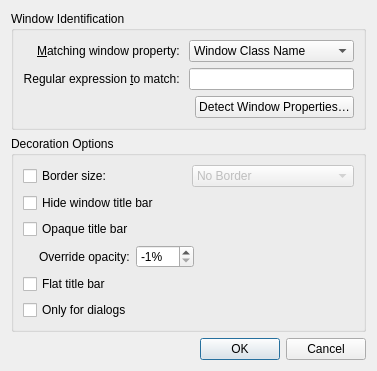
<?xml version="1.0" encoding="UTF-8"?>
<ui version="4.0">
 <class>BreezeExceptionDialog</class>
 <widget class="QDialog" name="BreezeExceptionDialog">
  <property name="geometry">
   <rect>
    <x>0</x>
    <y>0</y>
    <width>362</width>
    <height>321</height>
   </rect>
  </property>
  <property name="windowTitle">
   <string>Dialog</string>
  </property>
  <layout class="QVBoxLayout" name="verticalLayout">
   <item>
    <widget class="QGroupBox" name="groupBox">
     <property name="title">
      <string>Window Identification</string>
     </property>
     <layout class="QGridLayout" name="gridLayout_2">
      <item row="0" column="0">
       <widget class="QLabel" name="label">
        <property name="text">
         <string>&amp;Matching window property: </string>
        </property>
        <property name="alignment">
         <set>Qt::AlignRight|Qt::AlignTrailing|Qt::AlignVCenter</set>
        </property>
        <property name="buddy">
         <cstring>exceptionType</cstring>
        </property>
       </widget>
      </item>
      <item row="1" column="0">
       <widget class="QLabel" name="label_2">
        <property name="text">
         <string>Regular expression &amp;to match: </string>
        </property>
        <property name="alignment">
         <set>Qt::AlignRight|Qt::AlignTrailing|Qt::AlignVCenter</set>
        </property>
        <property name="buddy">
         <cstring>exceptionEditor</cstring>
        </property>
       </widget>
      </item>
      <item row="2" column="2">
       <widget class="QPushButton" name="detectDialogButton">
        <property name="text">
         <string>Detect Window Properties…</string>
        </property>
       </widget>
      </item>
      <item row="1" column="1" colspan="2">
       <widget class="QLineEdit" name="exceptionEditor">
        <property name="showClearButton" stdset="0">
         <bool>true</bool>
        </property>
       </widget>
      </item>
      <item row="0" column="1" colspan="2">
       <widget class="QComboBox" name="exceptionType">
        <item>
         <property name="text">
          <string>Window Class Name</string>
         </property>
        </item>
        <item>
         <property name="text">
          <string>Window Title</string>
         </property>
        </item>
       </widget>
      </item>
     </layout>
    </widget>
   </item>
   <item>
    <widget class="QGroupBox" name="groupBox_2">
     <property name="title">
      <string>Decoration Options</string>
     </property>
     <layout class="QGridLayout" name="gridLayout_3">
      <item row="0" column="0">
       <widget class="QCheckBox" name="borderSizeCheckBox">
        <property name="text">
         <string>Border size:</string>
        </property>
       </widget>
      </item>
      <item row="0" column="1">
       <widget class="QComboBox" name="borderSizeComboBox">
        <property name="enabled">
         <bool>false</bool>
        </property>
        <item>
         <property name="text">
          <string comment="@item:inlistbox Border size:">No Border</string>
         </property>
        </item>
        <item>
         <property name="text">
          <string comment="@item:inlistbox Border size:">No Side Borders</string>
         </property>
        </item>
        <item>
         <property name="text">
          <string comment="@item:inlistbox Border size:">Tiny</string>
         </property>
        </item>
        <item>
         <property name="text">
          <string comment="@item:inlistbox Border size:">Normal</string>
         </property>
        </item>
        <item>
         <property name="text">
          <string comment="@item:inlistbox Border size:">Large</string>
         </property>
        </item>
        <item>
         <property name="text">
          <string comment="@item:inlistbox Border size:">Very Large</string>
         </property>
        </item>
        <item>
         <property name="text">
          <string comment="@item:inlistbox Border size:">Huge</string>
         </property>
        </item>
        <item>
         <property name="text">
          <string comment="@item:inlistbox Border size:">Very Huge</string>
         </property>
        </item>
        <item>
         <property name="text">
          <string comment="@item:inlistbox Border size:">Oversized</string>
         </property>
        </item>
       </widget>
      </item>
      <item row="5" column="0">
       <widget class="QCheckBox" name="isDialog">
        <property name="text">
         <string>Only for dialogs</string>
        </property>
       </widget>
      </item>
      <item row="6" column="0" colspan="2">
       <spacer name="verticalSpacer">
        <property name="orientation">
         <enum>Qt::Vertical</enum>
        </property>
        <property name="sizeHint" stdset="0">
         <size>
          <width>20</width>
          <height>40</height>
         </size>
        </property>
       </spacer>
      </item>
      <item row="1" column="0">
       <widget class="QCheckBox" name="hideTitleBar">
        <property name="text">
         <string>Hide window title bar</string>
        </property>
       </widget>
      </item>
      <item row="2" column="0">
       <widget class="QCheckBox" name="opaqueTitleBar">
        <property name="text">
         <string>Opaque title bar</string>
        </property>
       </widget>
      </item>
      <item row="4" column="0">
       <widget class="QCheckBox" name="flatTitleBar">
        <property name="text">
         <string>Flat title bar</string>
        </property>
       </widget>
      </item>
      <item row="3" column="0" colspan="2">
       <layout class="QHBoxLayout" name="horizontalLayout">
        <item>
         <spacer name="horizontalSpacer_2">
          <property name="orientation">
           <enum>Qt::Horizontal</enum>
          </property>
          <property name="sizeType">
           <enum>QSizePolicy::Fixed</enum>
          </property>
          <property name="sizeHint" stdset="0">
           <size>
            <width>16</width>
            <height>5</height>
           </size>
          </property>
         </spacer>
        </item>
        <item>
         <widget class="QLabel" name="opacityOverrideLabel">
          <property name="text">
           <string>Override opacity:</string>
          </property>
         </widget>
        </item>
        <item>
         <widget class="QSpinBox" name="opacityOverrideLabelSpinBox">
          <property name="suffix">
           <string>%</string>
          </property>
          <property name="minimum">
           <number>-1</number>
          </property>
          <property name="maximum">
           <number>100</number>
          </property>
          <property name="value">
           <number>-1</number>
          </property>
         </widget>
        </item>
        <item>
         <spacer name="horizontalSpacer">
          <property name="orientation">
           <enum>Qt::Horizontal</enum>
          </property>
          <property name="sizeHint" stdset="0">
           <size>
            <width>40</width>
            <height>20</height>
           </size>
          </property>
         </spacer>
        </item>
       </layout>
      </item>
     </layout>
    </widget>
   </item>
   <item>
    <widget class="QDialogButtonBox" name="buttonBox">
     <property name="orientation">
      <enum>Qt::Horizontal</enum>
     </property>
     <property name="standardButtons">
      <set>QDialogButtonBox::Cancel|QDialogButtonBox::Ok</set>
     </property>
    </widget>
   </item>
  </layout>
 </widget>
 <resources/>
 <connections>
  <connection>
   <sender>buttonBox</sender>
   <signal>accepted()</signal>
   <receiver>BreezeExceptionDialog</receiver>
   <slot>accept()</slot>
   <hints>
    <hint type="sourcelabel">
     <x>252</x>
     <y>342</y>
    </hint>
    <hint type="destinationlabel">
     <x>157</x>
     <y>274</y>
    </hint>
   </hints>
  </connection>
  <connection>
   <sender>buttonBox</sender>
   <signal>rejected()</signal>
   <receiver>BreezeExceptionDialog</receiver>
   <slot>reject()</slot>
   <hints>
    <hint type="sourcelabel">
     <x>320</x>
     <y>342</y>
    </hint>
    <hint type="destinationlabel">
     <x>286</x>
     <y>274</y>
    </hint>
   </hints>
  </connection>
  <connection>
   <sender>borderSizeCheckBox</sender>
   <signal>toggled(bool)</signal>
   <receiver>borderSizeComboBox</receiver>
   <slot>setEnabled(bool)</slot>
   <hints>
    <hint type="sourcelabel">
     <x>125</x>
     <y>162</y>
    </hint>
    <hint type="destinationlabel">
     <x>316</x>
     <y>163</y>
    </hint>
   </hints>
  </connection>
  <connection>
   <sender>opaqueTitleBar</sender>
   <signal>toggled(bool)</signal>
   <receiver>opacityOverrideLabel</receiver>
   <slot>setDisabled(bool)</slot>
   <hints>
    <hint type="sourcelabel">
     <x>104</x>
     <y>202</y>
    </hint>
    <hint type="destinationlabel">
     <x>82</x>
     <y>229</y>
    </hint>
   </hints>
  </connection>
  <connection>
   <sender>opaqueTitleBar</sender>
   <signal>toggled(bool)</signal>
   <receiver>opacityOverrideLabelSpinBox</receiver>
   <slot>setDisabled(bool)</slot>
   <hints>
    <hint type="sourcelabel">
     <x>104</x>
     <y>202</y>
    </hint>
    <hint type="destinationlabel">
     <x>166</x>
     <y>229</y>
    </hint>
   </hints>
  </connection>
 </connections>
</ui>
